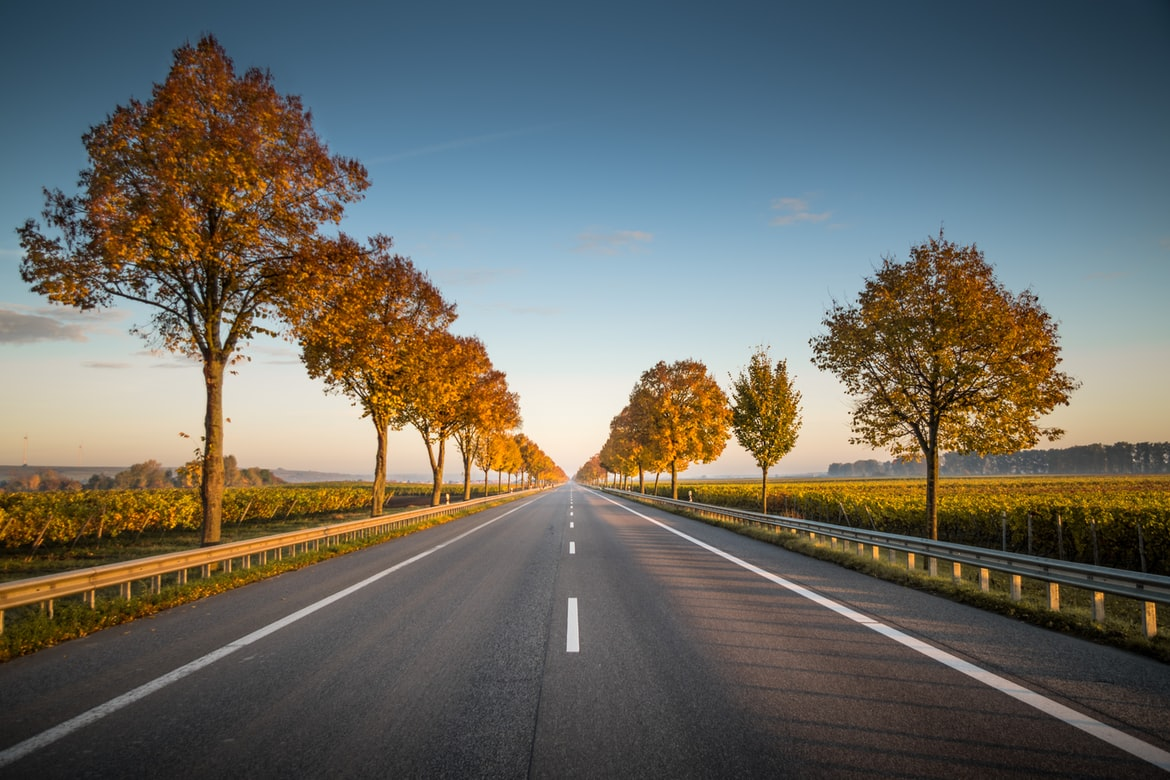
#> input picture Images/Test1.jpg, 1170 x 780 px, found by its file name
$ python Project.py
#> lines starting #> are read from the running program, lines starting #| are printed output that depends on the picture; after the words box and inside, x2 and y2 are one past the last pixel; in counts of white or black regions, pixels touching at a corner belong together
# University of Illinois at Chicago
# ECE 415
# Term Project- Lane Detection
# Name: Shyamal Patel and Shaikh Haque

import cv2
import numpy as np

line = 0

img = cv2.imread('Image/Test1.jpg')
#> img is the input picture: shape (780, 1170, 3); mean B, G, R 98.8, 105.8, 106.5
cv2.imshow("Original Image", img)
cv2.waitKey(2)

height = img.shape[0]
width = img.shape[1]
edges_lines_vertices = [(0, height), (width / 2, height / 2), (width, height)]

gray = cv2.cvtColor(img, cv2.COLOR_RGB2GRAY)
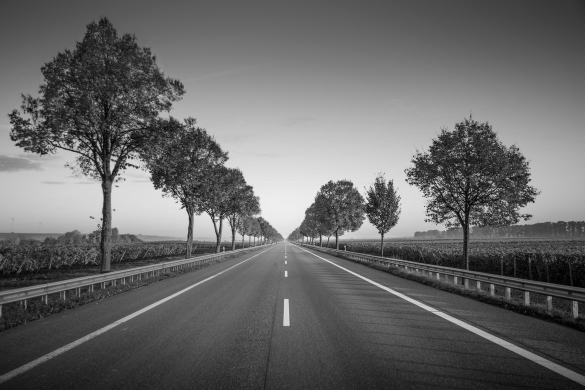
#> gray: shape (780, 1170) (shown at 1/2 size); min 0, max 246, mean 103.9
gray = cv2.GaussianBlur(gray, (5, 5), 0)

cv2.imshow("Grayscale", gray)
cv2.waitKey(3)

edges = cv2.Canny(gray, 100, 200)
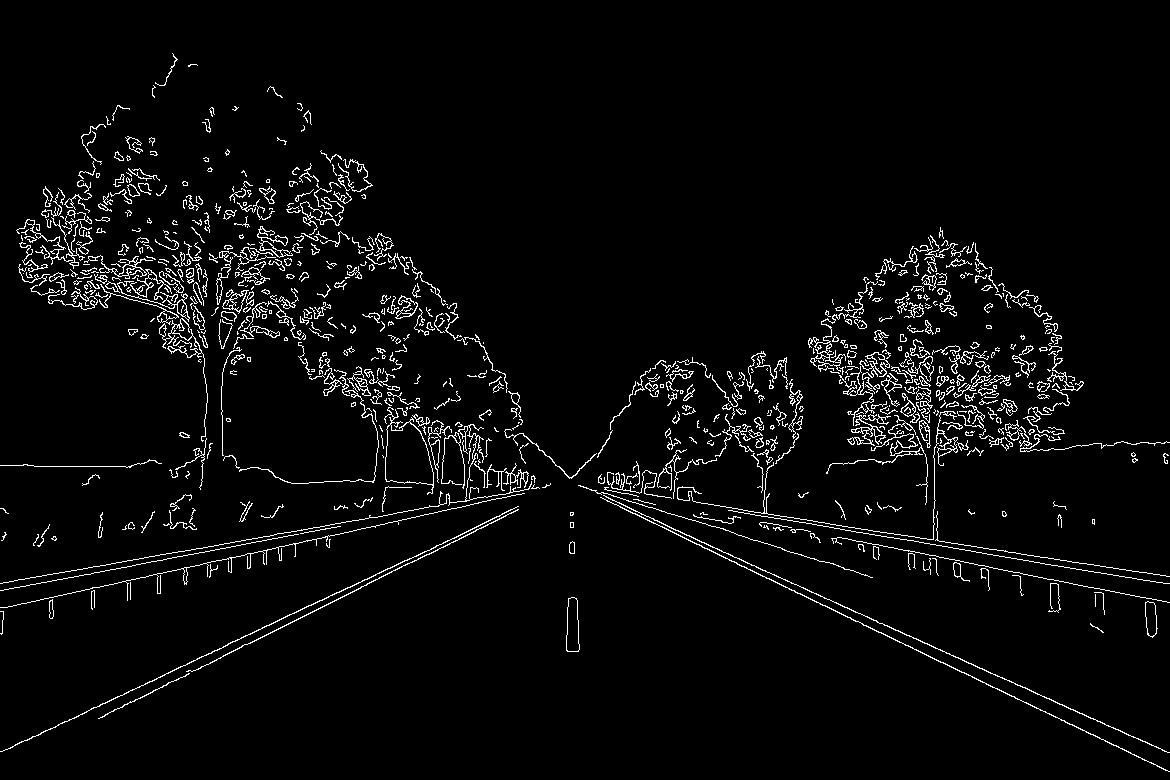
#> edges: shape (780, 1170); 3.8% white in thin lines or dots

cv2.imshow("Image with edge detection", edges)
cv2.waitKey(4)

ver = np.array([edges_lines_vertices], np.int32),
mask = np.zeros_like(edges)
cv2.fillPoly(mask, ver, 255)
#> mask: shape (780, 1170); 25% white; 1 white region, box (x1, y1, x2, y2) and area: (1, 390, 1170, 780) 228345
mask = cv2.bitwise_and(edges, mask)
#> mask: shape (780, 1170); 0.55% white in thin lines or dots, all inside (x1, y1, x2, y2) = (98, 413, 1133, 755)

cv2.imshow("Image with lane edge detection", mask)
cv2.waitKey(6)

lines = cv2.HoughLinesP(mask, 6, np.pi / 180, 160, np.array([]), 40, 25)
#> lines = 51 rows, first 6: [635, 513, 1069, 724], [580, 485, 824, 598], [99, 718, 250, 642], [145, 683, 454, 538], [381, 572, 518, 506], [579, 470, 656, 509]

image_with_lines = np.copy(img)
edges_line = np.zeros((img.shape[0], img.shape[1], 3), np.uint8)

while line < len(lines):
    for x1, y1, x2, y2 in lines[line]:
        cv2.line(edges_line, (x1, y1), (x2, y2), (255, 255, 0), 10)
    line += 1
#> this loop made 51 passes
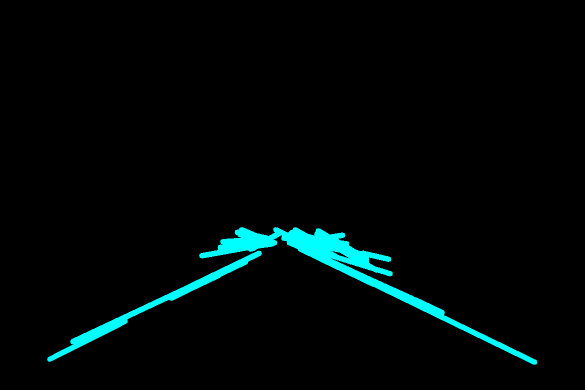
#> edges_line: shape (780, 1170, 3) (shown at 1/2 size); mean of channels 0, 1, 2 7.5, 7.5, 0; drawn as B, G, R
#> after the loop, line = 51

Lane_lines = cv2.addWeighted(img, 0.8, edges_line, 1, 0.0)
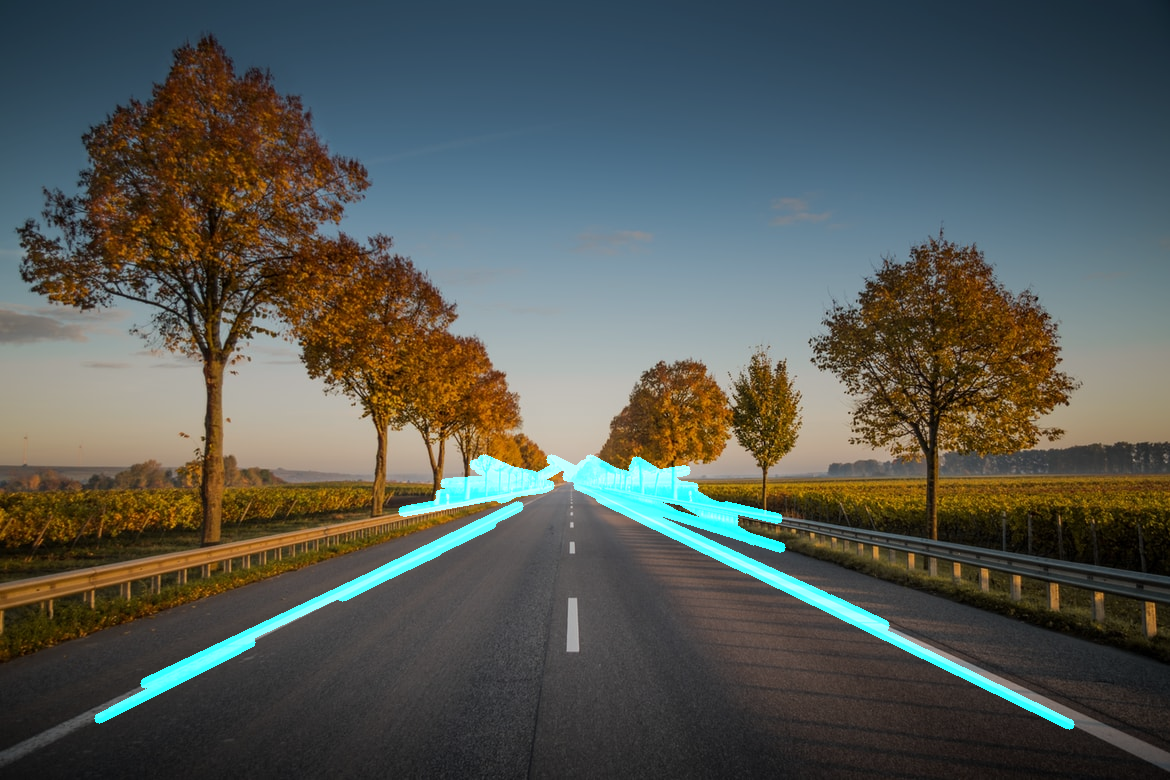
#> Lane_lines: shape (780, 1170, 3); mean B, G, R 84.2, 89.3, 85.2

cv2.imshow("Original Image with lanes lines", Lane_lines)
cv2.waitKey(0)

$ run again, with Images/Test10.jpg copied over Images/Test1.jpg
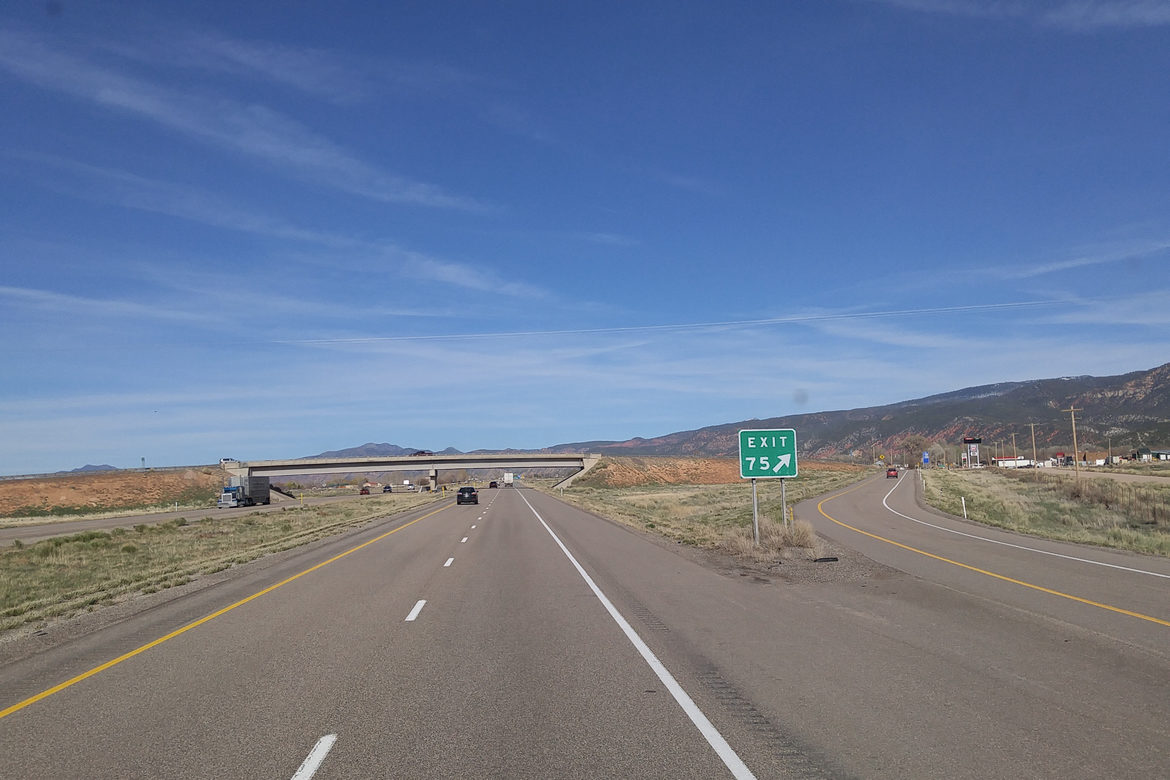
#> input picture Images/Test10.jpg, 1170 x 780 px, found by its file name
#> img is the input picture: shape (780, 1170, 3); mean B, G, R 147.5, 121.4, 107.6
#> `edges = cv2.Canny(gray, 100, 200)`:
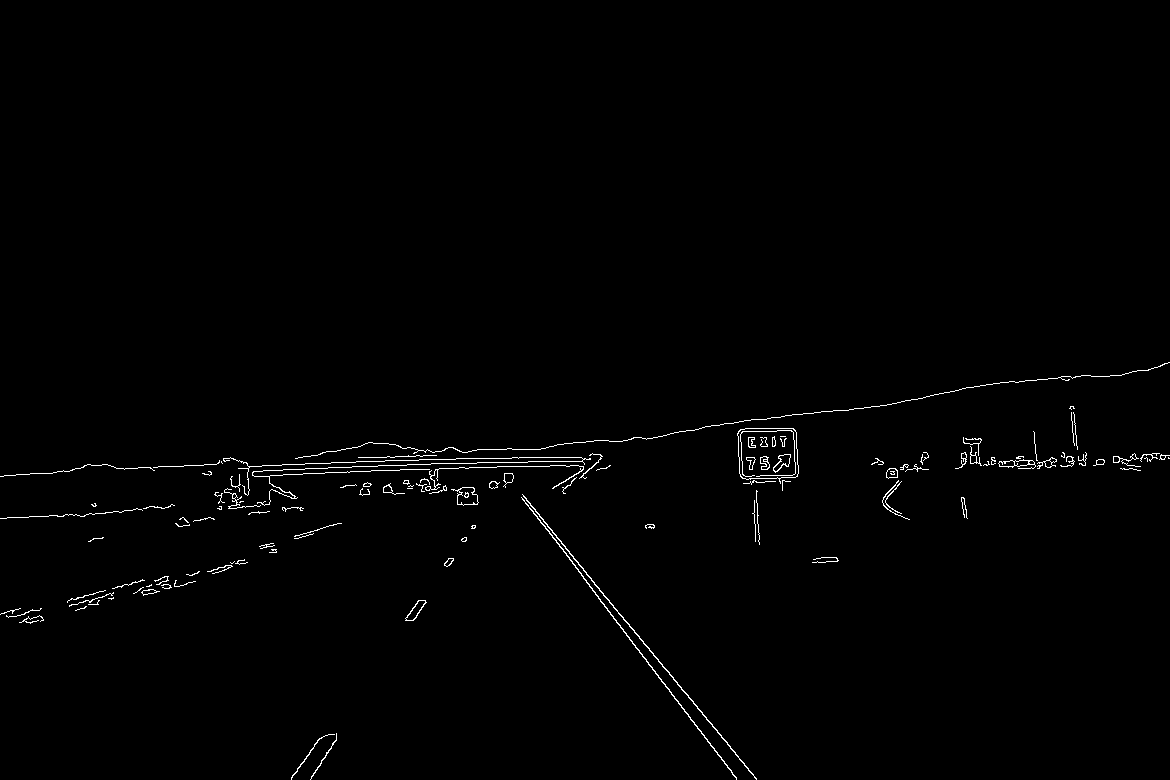
#> edges: shape (780, 1170); 0.84% white in thin lines or dots, all inside (x1, y1, x2, y2) = (0, 362, 1170, 780)
#> lines = 13 rows, first 6: [495, 458, 543, 521], [594, 584, 756, 778], [537, 516, 736, 779], [637, 635, 673, 677], [483, 458, 602, 456], [310, 779, 336, 738]
#> the loop `while line < len(lines):` made 13 passes
#> after the loop `while line < len(lines):`: line = 13
#> `Lane_lines = cv2.addWeighted(img, 0.8, edges_line, 1, 0.0)`:
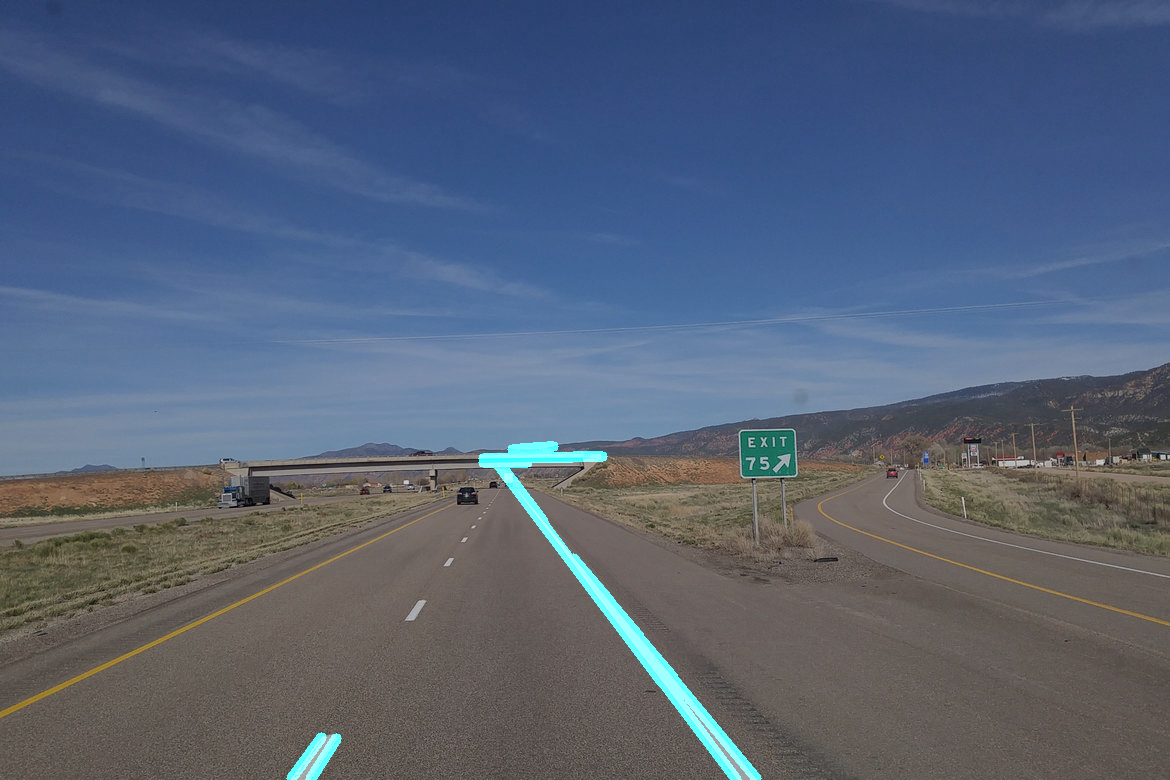
#> Lane_lines: shape (780, 1170, 3); mean B, G, R 119.5, 98.6, 86.1

$ run again, with Images/Test2.jpg copied over Images/Test1.jpg
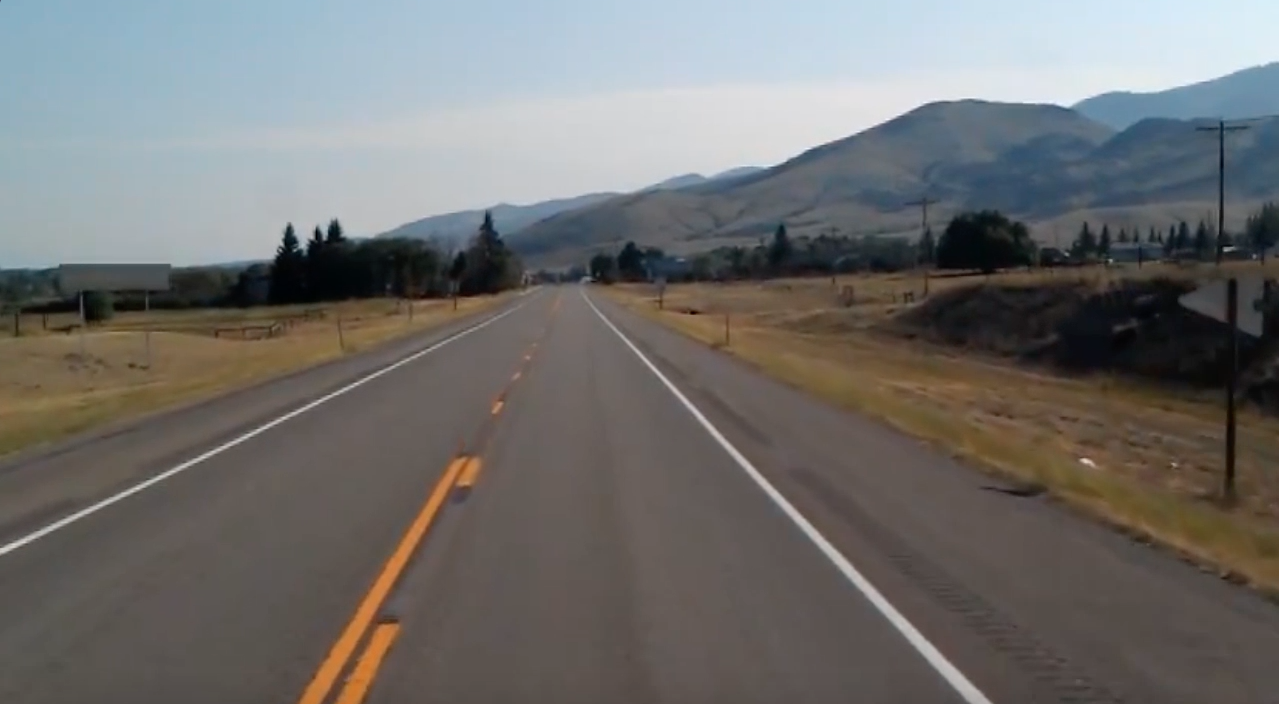
#> input picture Images/Test2.jpg, 1279 x 704 px, found by its file name
#> img is the input picture: shape (704, 1279, 3); mean B, G, R 109.7, 111.3, 112.3
#> `edges = cv2.Canny(gray, 100, 200)`:
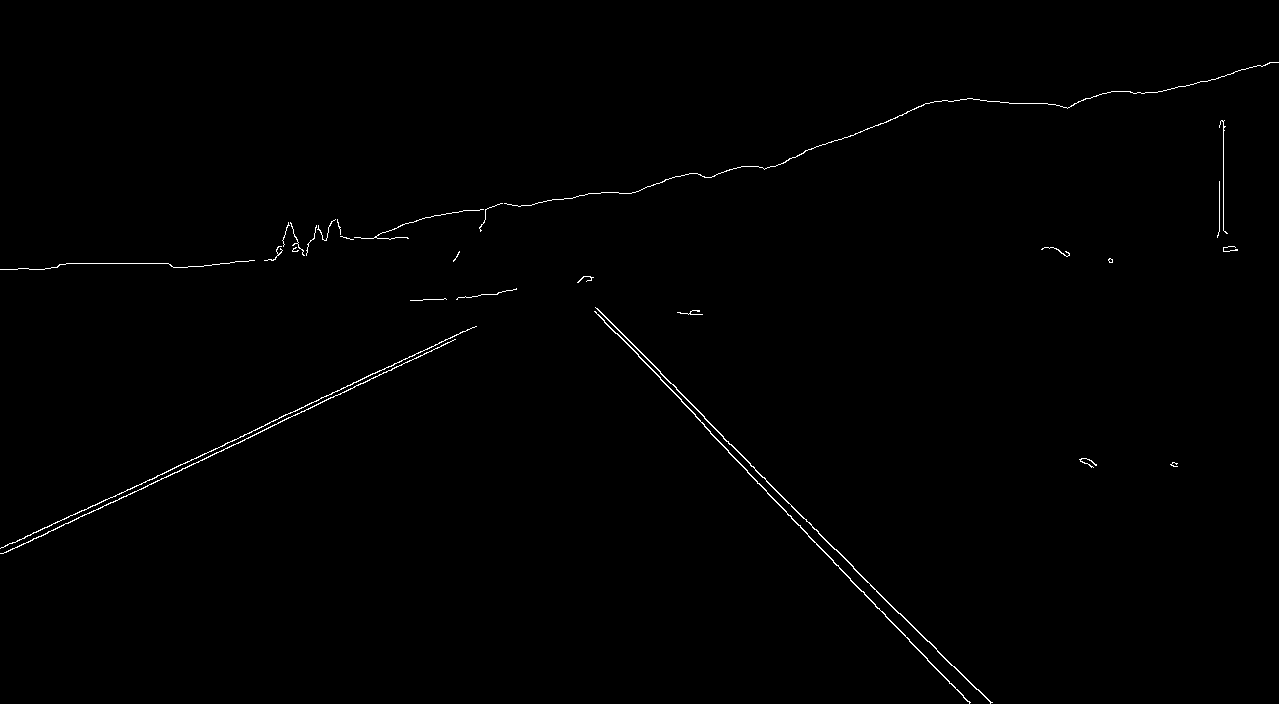
#> edges: shape (704, 1279); 0.54% white in thin lines or dots
#> lines = [[704, 426, 807, 533], [660, 373, 765, 478], [660, 379, 728, 450], [704, 418, 951, 665], [833, 562, 885, 614], [637, 354, 704, 424], [909, 641, 970, 702], [768, 493, 824, 552], [797, 523, 860, 590]]
#> the loop `while line < len(lines):` made 9 passes
#> after the loop `while line < len(lines):`: line = 9
#> `Lane_lines = cv2.addWeighted(img, 0.8, edges_line, 1, 0.0)`:
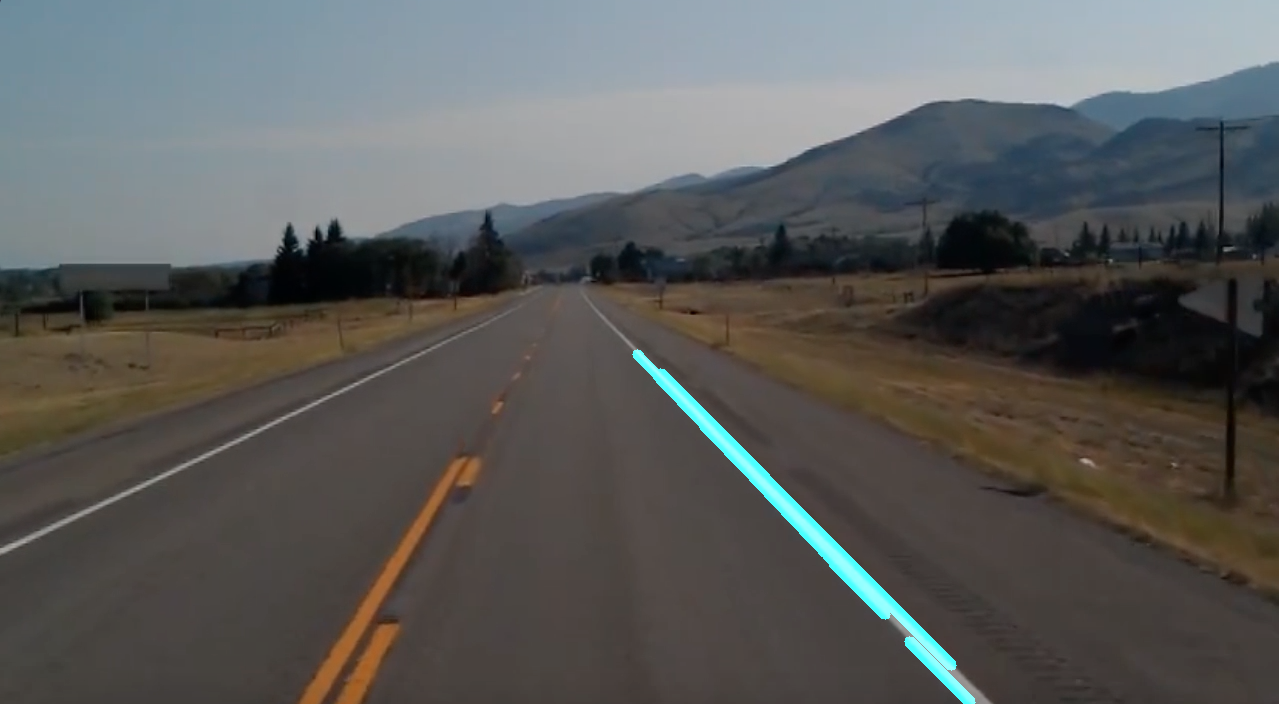
#> Lane_lines: shape (704, 1279, 3); mean B, G, R 89.3, 90.5, 89.8
